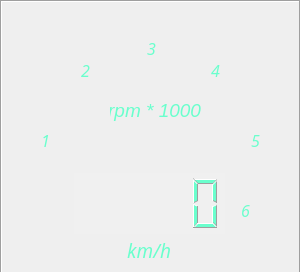
<?xml version="1.0" encoding="UTF-8"?>
<ui version="4.0">
 <class>RpmWidget</class>
 <widget class="QWidget" name="RpmWidget">
  <property name="geometry">
   <rect>
    <x>0</x>
    <y>0</y>
    <width>301</width>
    <height>272</height>
   </rect>
  </property>
  <property name="windowTitle">
   <string>Form</string>
  </property>
  <property name="styleSheet">
   <string notr="true">background: none;</string>
  </property>
  <widget class="QLabel" name="rpmCaption">
   <property name="geometry">
    <rect>
     <x>120</x>
     <y>240</y>
     <width>51</width>
     <height>21</height>
    </rect>
   </property>
   <property name="font">
    <font>
     <family>Gill Sans MT</family>
     <pointsize>14</pointsize>
     <weight>9</weight>
     <italic>true</italic>
     <bold>false</bold>
    </font>
   </property>
   <property name="styleSheet">
    <string notr="true">color: white; 
background:none;
font: 75 italic 14pt &quot;Gill Sans MT&quot; ;
color: #6affcd;</string>
   </property>
   <property name="text">
    <string>km/h</string>
   </property>
   <property name="alignment">
    <set>Qt::AlignRight|Qt::AlignTrailing|Qt::AlignVCenter</set>
   </property>
  </widget>
  <widget class="QGraphicsView" name="graphicsView">
   <property name="geometry">
    <rect>
     <x>0</x>
     <y>0</y>
     <width>301</width>
     <height>270</height>
    </rect>
   </property>
   <property name="styleSheet">
    <string notr="true">background: transparent; </string>
   </property>
  </widget>
  <widget class="QLCDNumber" name="rpmNumber">
   <property name="geometry">
    <rect>
     <x>74</x>
     <y>173</y>
     <width>151</width>
     <height>61</height>
    </rect>
   </property>
   <property name="styleSheet">
    <string notr="true">color: #6affcd;
background-color: rgba(255, 255, 255, 20)</string>
   </property>
   <property name="frameShape">
    <enum>QFrame::NoFrame</enum>
   </property>
   <property name="digitCount">
    <number>5</number>
   </property>
  </widget>
  <widget class="QLabel" name="black_circle">
   <property name="geometry">
    <rect>
     <x>0</x>
     <y>0</y>
     <width>301</width>
     <height>301</height>
    </rect>
   </property>
   <property name="layoutDirection">
    <enum>Qt::RightToLeft</enum>
   </property>
   <property name="styleSheet">
    <string notr="true">background-color: none;</string>
   </property>
   <property name="frameShape">
    <enum>QFrame::Box</enum>
   </property>
   <property name="frameShadow">
    <enum>QFrame::Sunken</enum>
   </property>
   <property name="text">
    <string/>
   </property>
   <property name="pixmap">
    <pixmap>img/blackcircle.png</pixmap>
   </property>
   <property name="scaledContents">
    <bool>true</bool>
   </property>
  </widget>
  <widget class="QWidget" name="dots_widget" native="true">
   <property name="enabled">
    <bool>true</bool>
   </property>
   <property name="geometry">
    <rect>
     <x>0</x>
     <y>0</y>
     <width>301</width>
     <height>301</height>
    </rect>
   </property>
   <widget class="QLabel" name="circle1">
    <property name="geometry">
     <rect>
      <x>14</x>
      <y>195</y>
      <width>31</width>
      <height>31</height>
     </rect>
    </property>
    <property name="text">
     <string/>
    </property>
    <property name="pixmap">
     <pixmap>img/colorized_circles/circle1.png</pixmap>
    </property>
    <property name="scaledContents">
     <bool>true</bool>
    </property>
   </widget>
   <widget class="QLabel" name="circle2">
    <property name="geometry">
     <rect>
      <x>7</x>
      <y>172</y>
      <width>31</width>
      <height>31</height>
     </rect>
    </property>
    <property name="text">
     <string/>
    </property>
    <property name="pixmap">
     <pixmap>img/colorized_circles/circle2.png</pixmap>
    </property>
    <property name="scaledContents">
     <bool>true</bool>
    </property>
   </widget>
   <widget class="QLabel" name="circle3">
    <property name="geometry">
     <rect>
      <x>1</x>
      <y>148</y>
      <width>31</width>
      <height>31</height>
     </rect>
    </property>
    <property name="text">
     <string/>
    </property>
    <property name="pixmap">
     <pixmap>img/colorized_circles/circle3.png</pixmap>
    </property>
    <property name="scaledContents">
     <bool>true</bool>
    </property>
   </widget>
   <widget class="QLabel" name="circle4">
    <property name="geometry">
     <rect>
      <x>2</x>
      <y>124</y>
      <width>31</width>
      <height>31</height>
     </rect>
    </property>
    <property name="text">
     <string/>
    </property>
    <property name="pixmap">
     <pixmap>img/colorized_circles/circle4.png</pixmap>
    </property>
    <property name="scaledContents">
     <bool>true</bool>
    </property>
   </widget>
   <widget class="QLabel" name="circle5">
    <property name="geometry">
     <rect>
      <x>8</x>
      <y>99</y>
      <width>31</width>
      <height>31</height>
     </rect>
    </property>
    <property name="text">
     <string/>
    </property>
    <property name="pixmap">
     <pixmap>img/colorized_circles/circle5.png</pixmap>
    </property>
    <property name="scaledContents">
     <bool>true</bool>
    </property>
   </widget>
   <widget class="QLabel" name="circle6">
    <property name="geometry">
     <rect>
      <x>18</x>
      <y>75</y>
      <width>31</width>
      <height>31</height>
     </rect>
    </property>
    <property name="text">
     <string/>
    </property>
    <property name="pixmap">
     <pixmap>img/colorized_circles/circle6.png</pixmap>
    </property>
    <property name="scaledContents">
     <bool>true</bool>
    </property>
   </widget>
   <widget class="QLabel" name="circle7">
    <property name="geometry">
     <rect>
      <x>31</x>
      <y>54</y>
      <width>31</width>
      <height>31</height>
     </rect>
    </property>
    <property name="text">
     <string/>
    </property>
    <property name="pixmap">
     <pixmap>img/colorized_circles/circle7.png</pixmap>
    </property>
    <property name="scaledContents">
     <bool>true</bool>
    </property>
   </widget>
   <widget class="QLabel" name="circle8">
    <property name="geometry">
     <rect>
      <x>48</x>
      <y>36</y>
      <width>31</width>
      <height>31</height>
     </rect>
    </property>
    <property name="text">
     <string/>
    </property>
    <property name="pixmap">
     <pixmap>img/colorized_circles/circle8.png</pixmap>
    </property>
    <property name="scaledContents">
     <bool>true</bool>
    </property>
   </widget>
   <widget class="QLabel" name="circle9">
    <property name="geometry">
     <rect>
      <x>68</x>
      <y>21</y>
      <width>31</width>
      <height>31</height>
     </rect>
    </property>
    <property name="styleSheet">
     <string notr="true"/>
    </property>
    <property name="text">
     <string/>
    </property>
    <property name="pixmap">
     <pixmap>img/colorized_circles/circle9.png</pixmap>
    </property>
    <property name="scaledContents">
     <bool>true</bool>
    </property>
   </widget>
   <widget class="QLabel" name="circle10">
    <property name="geometry">
     <rect>
      <x>89</x>
      <y>11</y>
      <width>31</width>
      <height>31</height>
     </rect>
    </property>
    <property name="text">
     <string/>
    </property>
    <property name="pixmap">
     <pixmap>img/colorized_circles/circle10.png</pixmap>
    </property>
    <property name="scaledContents">
     <bool>true</bool>
    </property>
   </widget>
   <widget class="QLabel" name="circle11">
    <property name="enabled">
     <bool>true</bool>
    </property>
    <property name="geometry">
     <rect>
      <x>112</x>
      <y>4</y>
      <width>31</width>
      <height>31</height>
     </rect>
    </property>
    <property name="text">
     <string/>
    </property>
    <property name="pixmap">
     <pixmap>img/colorized_circles/circle11.png</pixmap>
    </property>
    <property name="scaledContents">
     <bool>true</bool>
    </property>
   </widget>
   <widget class="QLabel" name="circle12">
    <property name="geometry">
     <rect>
      <x>136</x>
      <y>1</y>
      <width>31</width>
      <height>31</height>
     </rect>
    </property>
    <property name="text">
     <string/>
    </property>
    <property name="pixmap">
     <pixmap>img/colorized_circles/circle12.png</pixmap>
    </property>
    <property name="scaledContents">
     <bool>true</bool>
    </property>
   </widget>
   <widget class="QLabel" name="circle13">
    <property name="geometry">
     <rect>
      <x>159</x>
      <y>5</y>
      <width>31</width>
      <height>31</height>
     </rect>
    </property>
    <property name="text">
     <string/>
    </property>
    <property name="pixmap">
     <pixmap>img/colorized_circles/circle13.png</pixmap>
    </property>
    <property name="scaledContents">
     <bool>true</bool>
    </property>
   </widget>
   <widget class="QLabel" name="circle14">
    <property name="geometry">
     <rect>
      <x>182</x>
      <y>11</y>
      <width>31</width>
      <height>31</height>
     </rect>
    </property>
    <property name="text">
     <string/>
    </property>
    <property name="pixmap">
     <pixmap>img/colorized_circles/circle14.png</pixmap>
    </property>
    <property name="scaledContents">
     <bool>true</bool>
    </property>
   </widget>
   <widget class="QLabel" name="circle15">
    <property name="geometry">
     <rect>
      <x>205</x>
      <y>21</y>
      <width>31</width>
      <height>31</height>
     </rect>
    </property>
    <property name="text">
     <string/>
    </property>
    <property name="pixmap">
     <pixmap>img/colorized_circles/circle15.png</pixmap>
    </property>
    <property name="scaledContents">
     <bool>true</bool>
    </property>
   </widget>
   <widget class="QLabel" name="circle16">
    <property name="geometry">
     <rect>
      <x>224</x>
      <y>37</y>
      <width>31</width>
      <height>31</height>
     </rect>
    </property>
    <property name="text">
     <string/>
    </property>
    <property name="pixmap">
     <pixmap>img/colorized_circles/circle16.png</pixmap>
    </property>
    <property name="scaledContents">
     <bool>true</bool>
    </property>
   </widget>
   <widget class="QLabel" name="circle17">
    <property name="geometry">
     <rect>
      <x>241</x>
      <y>55</y>
      <width>31</width>
      <height>31</height>
     </rect>
    </property>
    <property name="text">
     <string/>
    </property>
    <property name="pixmap">
     <pixmap>img/colorized_circles/circle17.png</pixmap>
    </property>
    <property name="scaledContents">
     <bool>true</bool>
    </property>
   </widget>
   <widget class="QLabel" name="circle18">
    <property name="geometry">
     <rect>
      <x>253</x>
      <y>75</y>
      <width>31</width>
      <height>31</height>
     </rect>
    </property>
    <property name="text">
     <string/>
    </property>
    <property name="pixmap">
     <pixmap>img/colorized_circles/circle18.png</pixmap>
    </property>
    <property name="scaledContents">
     <bool>true</bool>
    </property>
   </widget>
   <widget class="QLabel" name="circle19">
    <property name="geometry">
     <rect>
      <x>263</x>
      <y>98</y>
      <width>31</width>
      <height>31</height>
     </rect>
    </property>
    <property name="text">
     <string/>
    </property>
    <property name="pixmap">
     <pixmap>img/colorized_circles/circle19.png</pixmap>
    </property>
    <property name="scaledContents">
     <bool>true</bool>
    </property>
   </widget>
   <widget class="QLabel" name="circle20">
    <property name="geometry">
     <rect>
      <x>269</x>
      <y>121</y>
      <width>31</width>
      <height>31</height>
     </rect>
    </property>
    <property name="text">
     <string/>
    </property>
    <property name="pixmap">
     <pixmap>img/colorized_circles/circle20.png</pixmap>
    </property>
    <property name="scaledContents">
     <bool>true</bool>
    </property>
   </widget>
   <widget class="QLabel" name="circle21">
    <property name="geometry">
     <rect>
      <x>270</x>
      <y>145</y>
      <width>31</width>
      <height>31</height>
     </rect>
    </property>
    <property name="text">
     <string/>
    </property>
    <property name="pixmap">
     <pixmap>img/colorized_circles/circle21.png</pixmap>
    </property>
    <property name="scaledContents">
     <bool>true</bool>
    </property>
   </widget>
   <widget class="QLabel" name="circle22">
    <property name="geometry">
     <rect>
      <x>266</x>
      <y>169</y>
      <width>31</width>
      <height>31</height>
     </rect>
    </property>
    <property name="text">
     <string/>
    </property>
    <property name="pixmap">
     <pixmap>img/colorized_circles/circle22.png</pixmap>
    </property>
    <property name="scaledContents">
     <bool>true</bool>
    </property>
   </widget>
   <widget class="QLabel" name="circle23">
    <property name="geometry">
     <rect>
      <x>257</x>
      <y>191</y>
      <width>31</width>
      <height>31</height>
     </rect>
    </property>
    <property name="text">
     <string/>
    </property>
    <property name="pixmap">
     <pixmap>img/colorized_circles/circle23.png</pixmap>
    </property>
    <property name="scaledContents">
     <bool>true</bool>
    </property>
   </widget>
  </widget>
  <widget class="QLabel" name="pintop">
   <property name="geometry">
    <rect>
     <x>130</x>
     <y>130</y>
     <width>41</width>
     <height>41</height>
    </rect>
   </property>
   <property name="styleSheet">
    <string notr="true">background: none;</string>
   </property>
   <property name="frameShape">
    <enum>QFrame::NoFrame</enum>
   </property>
   <property name="text">
    <string/>
   </property>
   <property name="pixmap">
    <pixmap>img/pintop.png</pixmap>
   </property>
   <property name="scaledContents">
    <bool>true</bool>
   </property>
  </widget>
  <widget class="QWidget" name="dark_dots_widget" native="true">
   <property name="enabled">
    <bool>true</bool>
   </property>
   <property name="geometry">
    <rect>
     <x>0</x>
     <y>0</y>
     <width>301</width>
     <height>301</height>
    </rect>
   </property>
   <widget class="QLabel" name="circle1_3">
    <property name="geometry">
     <rect>
      <x>14</x>
      <y>195</y>
      <width>31</width>
      <height>31</height>
     </rect>
    </property>
    <property name="text">
     <string/>
    </property>
    <property name="pixmap">
     <pixmap>img/dark_colorized_circles/circle1.png</pixmap>
    </property>
    <property name="scaledContents">
     <bool>true</bool>
    </property>
   </widget>
   <widget class="QLabel" name="circle2_3">
    <property name="geometry">
     <rect>
      <x>7</x>
      <y>172</y>
      <width>31</width>
      <height>31</height>
     </rect>
    </property>
    <property name="text">
     <string/>
    </property>
    <property name="pixmap">
     <pixmap>img/dark_colorized_circles/circle2.png</pixmap>
    </property>
    <property name="scaledContents">
     <bool>true</bool>
    </property>
   </widget>
   <widget class="QLabel" name="circle3_3">
    <property name="geometry">
     <rect>
      <x>1</x>
      <y>148</y>
      <width>31</width>
      <height>31</height>
     </rect>
    </property>
    <property name="text">
     <string/>
    </property>
    <property name="pixmap">
     <pixmap>img/dark_colorized_circles/circle3.png</pixmap>
    </property>
    <property name="scaledContents">
     <bool>true</bool>
    </property>
   </widget>
   <widget class="QLabel" name="circle4_3">
    <property name="geometry">
     <rect>
      <x>2</x>
      <y>124</y>
      <width>31</width>
      <height>31</height>
     </rect>
    </property>
    <property name="text">
     <string/>
    </property>
    <property name="pixmap">
     <pixmap>img/dark_colorized_circles/circle4.png</pixmap>
    </property>
    <property name="scaledContents">
     <bool>true</bool>
    </property>
   </widget>
   <widget class="QLabel" name="circle5_3">
    <property name="geometry">
     <rect>
      <x>8</x>
      <y>99</y>
      <width>31</width>
      <height>31</height>
     </rect>
    </property>
    <property name="text">
     <string/>
    </property>
    <property name="pixmap">
     <pixmap>img/dark_colorized_circles/circle5.png</pixmap>
    </property>
    <property name="scaledContents">
     <bool>true</bool>
    </property>
   </widget>
   <widget class="QLabel" name="circle6_3">
    <property name="geometry">
     <rect>
      <x>18</x>
      <y>75</y>
      <width>31</width>
      <height>31</height>
     </rect>
    </property>
    <property name="text">
     <string/>
    </property>
    <property name="pixmap">
     <pixmap>img/dark_colorized_circles/circle6.png</pixmap>
    </property>
    <property name="scaledContents">
     <bool>true</bool>
    </property>
   </widget>
   <widget class="QLabel" name="circle7_3">
    <property name="geometry">
     <rect>
      <x>31</x>
      <y>54</y>
      <width>31</width>
      <height>31</height>
     </rect>
    </property>
    <property name="text">
     <string/>
    </property>
    <property name="pixmap">
     <pixmap>img/dark_colorized_circles/circle7.png</pixmap>
    </property>
    <property name="scaledContents">
     <bool>true</bool>
    </property>
   </widget>
   <widget class="QLabel" name="circle8_3">
    <property name="geometry">
     <rect>
      <x>48</x>
      <y>36</y>
      <width>31</width>
      <height>31</height>
     </rect>
    </property>
    <property name="text">
     <string/>
    </property>
    <property name="pixmap">
     <pixmap>img/dark_colorized_circles/circle8.png</pixmap>
    </property>
    <property name="scaledContents">
     <bool>true</bool>
    </property>
   </widget>
   <widget class="QLabel" name="circle9_3">
    <property name="geometry">
     <rect>
      <x>68</x>
      <y>21</y>
      <width>31</width>
      <height>31</height>
     </rect>
    </property>
    <property name="styleSheet">
     <string notr="true"/>
    </property>
    <property name="text">
     <string/>
    </property>
    <property name="pixmap">
     <pixmap>img/dark_colorized_circles/circle9.png</pixmap>
    </property>
    <property name="scaledContents">
     <bool>true</bool>
    </property>
   </widget>
   <widget class="QLabel" name="circle10_3">
    <property name="geometry">
     <rect>
      <x>89</x>
      <y>11</y>
      <width>31</width>
      <height>31</height>
     </rect>
    </property>
    <property name="text">
     <string/>
    </property>
    <property name="pixmap">
     <pixmap>img/dark_colorized_circles/circle10.png</pixmap>
    </property>
    <property name="scaledContents">
     <bool>true</bool>
    </property>
   </widget>
   <widget class="QLabel" name="circle11_3">
    <property name="enabled">
     <bool>true</bool>
    </property>
    <property name="geometry">
     <rect>
      <x>112</x>
      <y>4</y>
      <width>31</width>
      <height>31</height>
     </rect>
    </property>
    <property name="text">
     <string/>
    </property>
    <property name="pixmap">
     <pixmap>img/dark_colorized_circles/circle11.png</pixmap>
    </property>
    <property name="scaledContents">
     <bool>true</bool>
    </property>
   </widget>
   <widget class="QLabel" name="circle12_3">
    <property name="geometry">
     <rect>
      <x>136</x>
      <y>1</y>
      <width>31</width>
      <height>31</height>
     </rect>
    </property>
    <property name="text">
     <string/>
    </property>
    <property name="pixmap">
     <pixmap>img/dark_colorized_circles/circle12.png</pixmap>
    </property>
    <property name="scaledContents">
     <bool>true</bool>
    </property>
   </widget>
   <widget class="QLabel" name="circle13_3">
    <property name="geometry">
     <rect>
      <x>159</x>
      <y>5</y>
      <width>31</width>
      <height>31</height>
     </rect>
    </property>
    <property name="text">
     <string/>
    </property>
    <property name="pixmap">
     <pixmap>img/dark_colorized_circles/circle13.png</pixmap>
    </property>
    <property name="scaledContents">
     <bool>true</bool>
    </property>
   </widget>
   <widget class="QLabel" name="circle14_3">
    <property name="geometry">
     <rect>
      <x>182</x>
      <y>11</y>
      <width>31</width>
      <height>31</height>
     </rect>
    </property>
    <property name="text">
     <string/>
    </property>
    <property name="pixmap">
     <pixmap>img/dark_colorized_circles/circle14.png</pixmap>
    </property>
    <property name="scaledContents">
     <bool>true</bool>
    </property>
   </widget>
   <widget class="QLabel" name="circle15_3">
    <property name="geometry">
     <rect>
      <x>205</x>
      <y>21</y>
      <width>31</width>
      <height>31</height>
     </rect>
    </property>
    <property name="text">
     <string/>
    </property>
    <property name="pixmap">
     <pixmap>img/dark_colorized_circles/circle15.png</pixmap>
    </property>
    <property name="scaledContents">
     <bool>true</bool>
    </property>
   </widget>
   <widget class="QLabel" name="circle16_3">
    <property name="geometry">
     <rect>
      <x>224</x>
      <y>37</y>
      <width>31</width>
      <height>31</height>
     </rect>
    </property>
    <property name="text">
     <string/>
    </property>
    <property name="pixmap">
     <pixmap>img/dark_colorized_circles/circle16.png</pixmap>
    </property>
    <property name="scaledContents">
     <bool>true</bool>
    </property>
   </widget>
   <widget class="QLabel" name="circle17_3">
    <property name="geometry">
     <rect>
      <x>241</x>
      <y>55</y>
      <width>31</width>
      <height>31</height>
     </rect>
    </property>
    <property name="text">
     <string/>
    </property>
    <property name="pixmap">
     <pixmap>img/dark_colorized_circles/circle17.png</pixmap>
    </property>
    <property name="scaledContents">
     <bool>true</bool>
    </property>
   </widget>
   <widget class="QLabel" name="circle18_3">
    <property name="geometry">
     <rect>
      <x>253</x>
      <y>75</y>
      <width>31</width>
      <height>31</height>
     </rect>
    </property>
    <property name="text">
     <string/>
    </property>
    <property name="pixmap">
     <pixmap>img/dark_colorized_circles/circle18.png</pixmap>
    </property>
    <property name="scaledContents">
     <bool>true</bool>
    </property>
   </widget>
   <widget class="QLabel" name="circle19_3">
    <property name="geometry">
     <rect>
      <x>263</x>
      <y>98</y>
      <width>31</width>
      <height>31</height>
     </rect>
    </property>
    <property name="text">
     <string/>
    </property>
    <property name="pixmap">
     <pixmap>img/dark_colorized_circles/circle19.png</pixmap>
    </property>
    <property name="scaledContents">
     <bool>true</bool>
    </property>
   </widget>
   <widget class="QLabel" name="circle20_3">
    <property name="geometry">
     <rect>
      <x>269</x>
      <y>121</y>
      <width>31</width>
      <height>31</height>
     </rect>
    </property>
    <property name="text">
     <string/>
    </property>
    <property name="pixmap">
     <pixmap>img/dark_colorized_circles/circle20.png</pixmap>
    </property>
    <property name="scaledContents">
     <bool>true</bool>
    </property>
   </widget>
   <widget class="QLabel" name="circle21_3">
    <property name="geometry">
     <rect>
      <x>270</x>
      <y>145</y>
      <width>31</width>
      <height>31</height>
     </rect>
    </property>
    <property name="text">
     <string/>
    </property>
    <property name="pixmap">
     <pixmap>img/dark_colorized_circles/circle21.png</pixmap>
    </property>
    <property name="scaledContents">
     <bool>true</bool>
    </property>
   </widget>
   <widget class="QLabel" name="circle22_3">
    <property name="geometry">
     <rect>
      <x>266</x>
      <y>169</y>
      <width>31</width>
      <height>31</height>
     </rect>
    </property>
    <property name="text">
     <string/>
    </property>
    <property name="pixmap">
     <pixmap>img/dark_colorized_circles/circle22.png</pixmap>
    </property>
    <property name="scaledContents">
     <bool>true</bool>
    </property>
   </widget>
   <widget class="QLabel" name="circle23_3">
    <property name="geometry">
     <rect>
      <x>257</x>
      <y>191</y>
      <width>31</width>
      <height>31</height>
     </rect>
    </property>
    <property name="text">
     <string/>
    </property>
    <property name="pixmap">
     <pixmap>../img/circles/circle23.png</pixmap>
    </property>
    <property name="scaledContents">
     <bool>true</bool>
    </property>
   </widget>
  </widget>
  <widget class="QLabel" name="rpmCaption_2">
   <property name="geometry">
    <rect>
     <x>30</x>
     <y>130</y>
     <width>20</width>
     <height>20</height>
    </rect>
   </property>
   <property name="font">
    <font>
     <family>Gill Sans MT</family>
     <pointsize>12</pointsize>
     <weight>9</weight>
     <italic>true</italic>
     <bold>false</bold>
    </font>
   </property>
   <property name="styleSheet">
    <string notr="true">color: white; 
background:none;
font: 75 italic 12pt &quot;Gill Sans MT&quot; ;
color: #6affcd;</string>
   </property>
   <property name="text">
    <string>1</string>
   </property>
   <property name="alignment">
    <set>Qt::AlignRight|Qt::AlignTrailing|Qt::AlignVCenter</set>
   </property>
  </widget>
  <widget class="QLabel" name="rpmCaption_3">
   <property name="geometry">
    <rect>
     <x>70</x>
     <y>60</y>
     <width>20</width>
     <height>20</height>
    </rect>
   </property>
   <property name="font">
    <font>
     <family>Gill Sans MT</family>
     <pointsize>12</pointsize>
     <weight>9</weight>
     <italic>true</italic>
     <bold>false</bold>
    </font>
   </property>
   <property name="styleSheet">
    <string notr="true">color: white; 
background:none;
font: 75 italic 12pt &quot;Gill Sans MT&quot; ;
color: #6affcd;</string>
   </property>
   <property name="text">
    <string>2</string>
   </property>
   <property name="alignment">
    <set>Qt::AlignRight|Qt::AlignTrailing|Qt::AlignVCenter</set>
   </property>
  </widget>
  <widget class="QLabel" name="rpmCaption_4">
   <property name="geometry">
    <rect>
     <x>140</x>
     <y>40</y>
     <width>16</width>
     <height>16</height>
    </rect>
   </property>
   <property name="font">
    <font>
     <family>Gill Sans MT</family>
     <pointsize>12</pointsize>
     <weight>9</weight>
     <italic>true</italic>
     <bold>false</bold>
    </font>
   </property>
   <property name="styleSheet">
    <string notr="true">color: white; 
background:none;
font: 75 italic 12pt &quot;Gill Sans MT&quot; ;
color: #6affcd;</string>
   </property>
   <property name="text">
    <string>3</string>
   </property>
   <property name="alignment">
    <set>Qt::AlignRight|Qt::AlignTrailing|Qt::AlignVCenter</set>
   </property>
  </widget>
  <widget class="QLabel" name="rpmCaption_5">
   <property name="geometry">
    <rect>
     <x>200</x>
     <y>60</y>
     <width>20</width>
     <height>20</height>
    </rect>
   </property>
   <property name="font">
    <font>
     <family>Gill Sans MT</family>
     <pointsize>12</pointsize>
     <weight>9</weight>
     <italic>true</italic>
     <bold>false</bold>
    </font>
   </property>
   <property name="styleSheet">
    <string notr="true">color: white; 
background:none;
font: 75 italic 12pt &quot;Gill Sans MT&quot; ;
color: #6affcd;</string>
   </property>
   <property name="text">
    <string>4</string>
   </property>
   <property name="alignment">
    <set>Qt::AlignRight|Qt::AlignTrailing|Qt::AlignVCenter</set>
   </property>
  </widget>
  <widget class="QLabel" name="rpmCaption_6">
   <property name="geometry">
    <rect>
     <x>240</x>
     <y>130</y>
     <width>20</width>
     <height>21</height>
    </rect>
   </property>
   <property name="font">
    <font>
     <family>Gill Sans MT</family>
     <pointsize>12</pointsize>
     <weight>9</weight>
     <italic>true</italic>
     <bold>false</bold>
    </font>
   </property>
   <property name="styleSheet">
    <string notr="true">color: white; 
background:none;
font: 75 italic 12pt &quot;Gill Sans MT&quot; ;
color: #6affcd;</string>
   </property>
   <property name="text">
    <string>5</string>
   </property>
   <property name="alignment">
    <set>Qt::AlignRight|Qt::AlignTrailing|Qt::AlignVCenter</set>
   </property>
  </widget>
  <widget class="QLabel" name="rpmCaption_7">
   <property name="geometry">
    <rect>
     <x>230</x>
     <y>200</y>
     <width>20</width>
     <height>21</height>
    </rect>
   </property>
   <property name="font">
    <font>
     <family>Gill Sans MT</family>
     <pointsize>12</pointsize>
     <weight>9</weight>
     <italic>true</italic>
     <bold>false</bold>
    </font>
   </property>
   <property name="styleSheet">
    <string notr="true">color: white; 
background:none;
font: 75 italic 12pt &quot;Gill Sans MT&quot; ;
color: #6affcd;</string>
   </property>
   <property name="text">
    <string>6</string>
   </property>
   <property name="alignment">
    <set>Qt::AlignRight|Qt::AlignTrailing|Qt::AlignVCenter</set>
   </property>
  </widget>
  <widget class="QLabel" name="rpmCaption_8">
   <property name="geometry">
    <rect>
     <x>110</x>
     <y>100</y>
     <width>91</width>
     <height>21</height>
    </rect>
   </property>
   <property name="font">
    <font>
     <family>Ubuntu</family>
     <pointsize>14</pointsize>
     <weight>50</weight>
     <italic>true</italic>
     <bold>false</bold>
    </font>
   </property>
   <property name="styleSheet">
    <string notr="true">color: white; 
font: 14pt &quot;Ubuntu Mono&quot;;
background:none;
font: 63 italic 14pt &quot;Ubuntu&quot;;
color: #6affcd;
font: italic 14pt &quot;Ubuntu&quot;;</string>
   </property>
   <property name="text">
    <string>rpm * 1000</string>
   </property>
   <property name="alignment">
    <set>Qt::AlignRight|Qt::AlignTrailing|Qt::AlignVCenter</set>
   </property>
  </widget>
  <zorder>black_circle</zorder>
  <zorder>dark_dots_widget</zorder>
  <zorder>dots_widget</zorder>
  <zorder>graphicsView</zorder>
  <zorder>pintop</zorder>
  <zorder>rpmCaption</zorder>
  <zorder>rpmNumber</zorder>
  <zorder>rpmCaption_2</zorder>
  <zorder>rpmCaption_3</zorder>
  <zorder>rpmCaption_4</zorder>
  <zorder>rpmCaption_5</zorder>
  <zorder>rpmCaption_6</zorder>
  <zorder>rpmCaption_7</zorder>
  <zorder>rpmCaption_8</zorder>
 </widget>
 <resources/>
 <connections/>
</ui>
